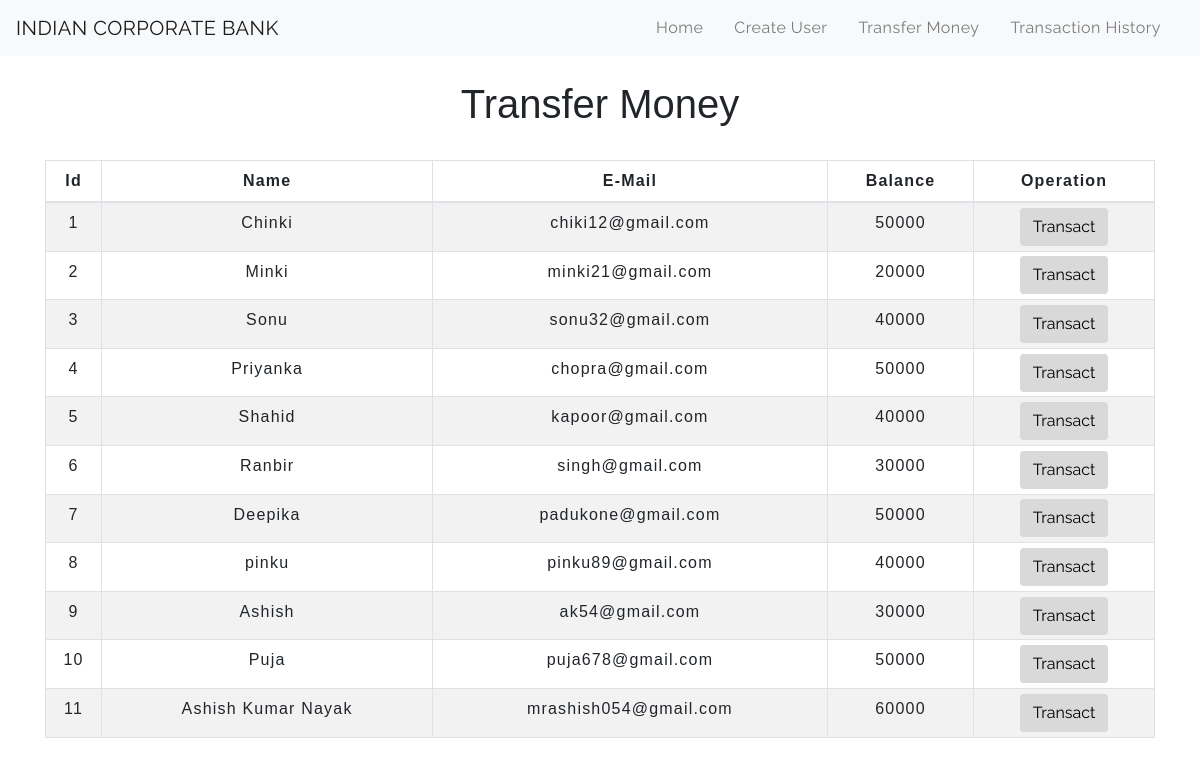
The app's page /transfermoney.php with its own data.
### tables this page shows
CREATE TABLE `users` (
  `id` int(3) NOT NULL,
  `name` text NOT NULL,
  `email` varchar(30) NOT NULL,
  `balance` int(8) NOT NULL
);

### transfermoney.php (the view, shortened to what this page needs)
<!DOCTYPE html>
<html lang="en">
<head>
    <link rel="stylesheet" href="https://maxcdn.bootstrapcdn.com/bootstrap/4.0.0/css/bootstrap.min.css">
    <link rel="stylesheet" type="text/css" href="css/table.css">
    <link rel="stylesheet" type="text/css" href="css/navbar.css">
</head>
<body>
<?php
    include 'config.php';
    $sql = "SELECT * FROM users";
    $result = mysqli_query($conn,$sql);
?>
<?php
  include 'navbar.php';
?>
<div class="container">
        <h2 class="text-center pt-4">Transfer Money</h2>
        <br>
            <div class="row">
                <div class="col">
                    <div class="table-responsive-sm">
                    <table class="table table-hover table-sm table-striped table-condensed table-bordered">
                        <thead>
                            <tr>
                            <th scope="col" class="text-center py-2">Id</th>
                            <th scope="col" class="text-center py-2">Name</th>
                            <th scope="col" class="text-center py-2">E-Mail</th>
                            <th scope="col" class="text-center py-2">Balance</th>
                            <th scope="col" class="text-center py-2">Operation</th>
                            </tr>
                        </thead>
                        <tbody>
                <?php
                    while($rows=mysqli_fetch_assoc($result)){
                ?>
                    <tr>
                        <td class="py-2"><?php echo $rows['id'] ?></td>
                        <td class="py-2"><?php echo $rows['name']?></td>
                        <td class="py-2"><?php echo $rows['email']?></td>
                        <td class="py-2"><?php echo $rows['balance']?></td>
                        <td><a href="selecteduserdetail.php?id= <?php echo $rows['id'] ;?>"> <button type="button" class="btn">Transact</button></a></td>
                    </tr>
                <?php
                    }
                ?>
                        </tbody>
                    </table>
                    </div>
                </div>
            </div>
         </div>
</body>
</html>

### navbar.php (shortened to what this page needs)
<nav class="navbar navbar-expand-md navbar-light bg-light">
<a class="navbar-brand" href="index.php">INDIAN CORPORATE BANK</a>
<div class="collapse navbar-collapse" id="collapsibleNavbar">
      <ul class="navbar-nav ml-auto">
        <li class="nav-item">
          <a class="nav-link" href="index.php">Home</a>
        </li>
        <li class="nav-item">
          <a class="nav-link" href="createuser.php">Create User</a>
        </li>
        <li class="nav-item">
          <a class="nav-link" href="transfermoney.php">Transfer Money</a>
        </li>
        <li class="nav-item">
          <a class="nav-link" href="transactionhistory.php">Transaction History</a>
        </li>
      </ul>
    </div>
 </nav>

### css/table.css (style rules this page uses)
* { padding: 0; margin: 0; box-sizing: border-box; font-family: sans-serif; }
h2 { font-size: 40px; }
table { letter-spacing: 1.2px; }
td { text-align: center; }
button { border:none; background: #d9d9d9; transition: 1s; }

### css/navbar.css (style rules this page uses)
.nav-link { margin-right: 15px; color:#2F363F; letter-spacing: 0.5px; transition: 0.5s; }
.navbar-brand { color: #4C4B4B; letter-spacing: 0.5px; }
a { color: #4C4B4B; letter-spacing: 0.5px; font-family: raleway; }

### transfermoney.php (style rules this page uses)
button { transition: 1.5s; }

### records on screen
users: id "1", name "Chinki", email "chiki12@gmail.com", balance "50000"
users: id "2", name "Minki", email "minki21@gmail.com", balance "20000"
users: id "3", name "Sonu", email "sonu32@gmail.com", balance "40000"
users: id "4", name "Priyanka", email "chopra@gmail.com", balance "50000"
users: id "5", name "Shahid", email "kapoor@gmail.com", balance "40000"
users: id "6", name "Ranbir", email "singh@gmail.com", balance "30000"
users: id "7", name "Deepika", email "padukone@gmail.com", balance "50000"
users: id "8", name "pinku", email "pinku89@gmail.com", balance "40000"
users: id "9", name "Ashish", email "ak54@gmail.com", balance "30000"
users: id "10", name "Puja", email "puja678@gmail.com", balance "50000"
users: id "11", name "Ashish Kumar Nayak", email "mrashish054@gmail.com", balance "60000"
